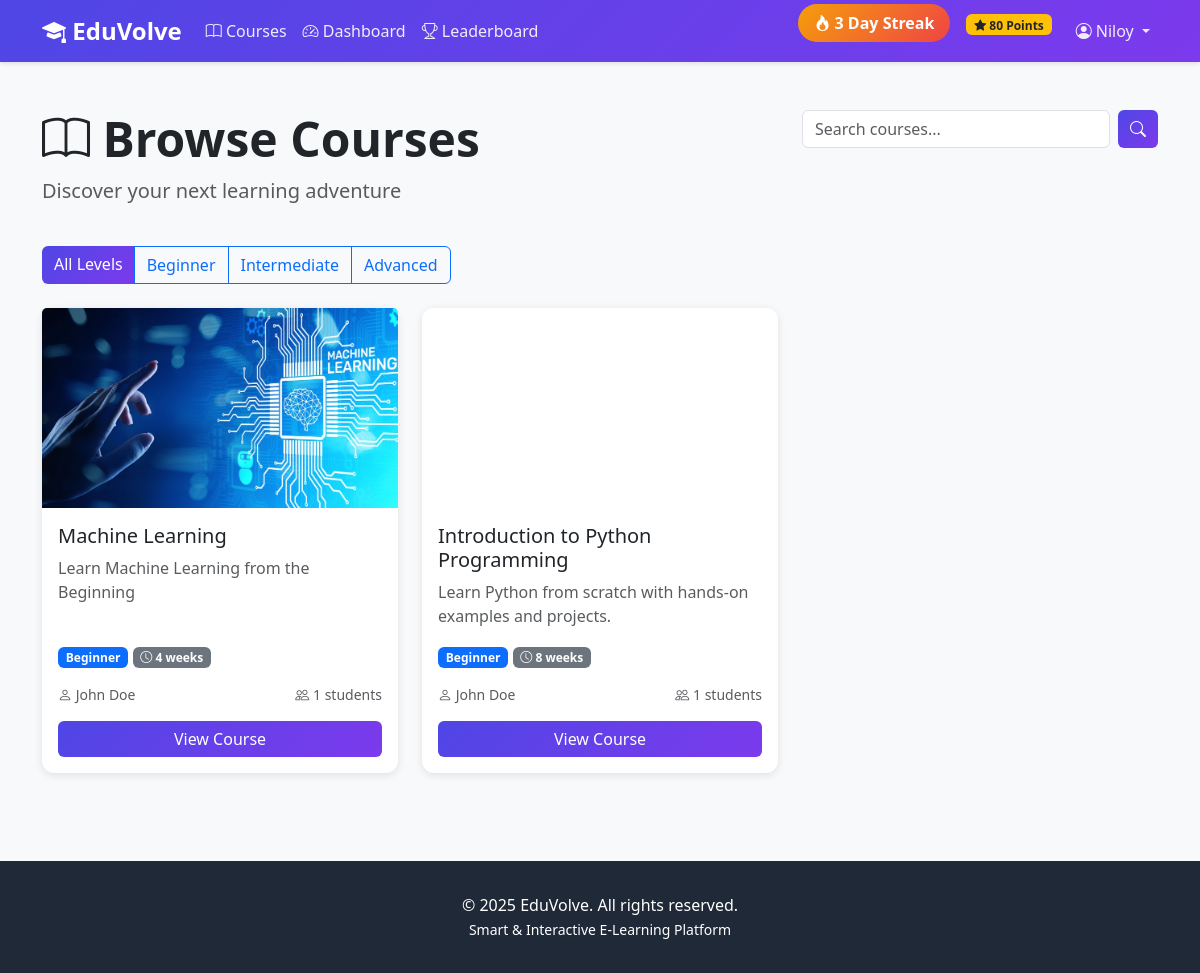
/courses/ (signed in), run on an earlier commit of the app's database.
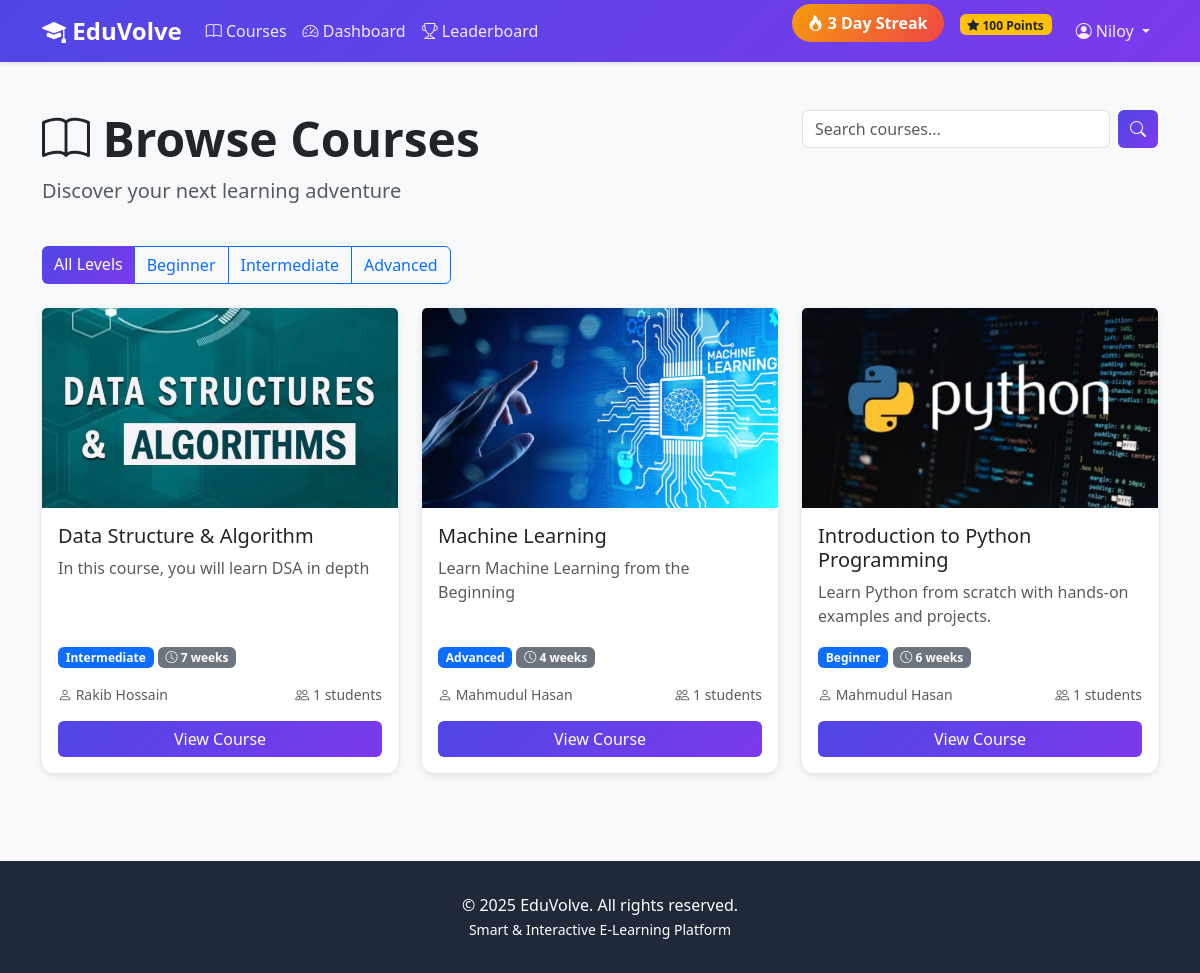
And on a later commit of the database.
### accounts/models.py (models this page shows, shortened)
class User(AbstractUser):
    class Role(models.TextChoices):
        ADMIN = 'ADMIN', 'Admin'
        INSTRUCTOR = 'INSTRUCTOR', 'Instructor'
        STUDENT = 'STUDENT', 'Student'
    role = models.CharField(
        max_length=20,
        choices=Role.choices,
        default=Role.STUDENT
    )
    bio = models.TextField(blank=True, null=True)
    profile_picture = models.ImageField(
        upload_to='profiles/',
        blank=True,
        null=True
    )
    phone = models.CharField(max_length=15, blank=True, null=True)
    date_of_birth = models.DateField(blank=True, null=True)
    total_points = models.IntegerField(default=0, validators=[MinValueValidator(0)])
    current_streak = models.IntegerField(default=0, validators=[MinValueValidator(0)])
    longest_streak = models.IntegerField(default=0, validators=[MinValueValidator(0)])
    last_activity_date = models.DateField(blank=True, null=True)
    created_at = models.DateTimeField(auto_now_add=True)
    updated_at = models.DateTimeField(auto_now=True)
    class Meta:
        ordering = ['-date_joined']
    def is_student(self):
        return self.role == self.Role.STUDENT

### courses/models.py (models this page shows, shortened)
class Course(models.Model):
    class Level(models.TextChoices):
        BEGINNER = 'BEGINNER', 'Beginner'
        INTERMEDIATE = 'INTERMEDIATE', 'Intermediate'
        ADVANCED = 'ADVANCED', 'Advanced'
    title = models.CharField(max_length=200)
    description = models.TextField()
    instructor = models.ForeignKey(
        User,
        on_delete=models.CASCADE,
        related_name='courses_taught',
        limit_choices_to={'role': 'INSTRUCTOR'}
    )
    thumbnail = models.ImageField(upload_to='course_thumbnails/', blank=True, null=True)
    level = models.CharField(max_length=20, choices=Level.choices, default=Level.BEGINNER)
    duration_weeks = models.IntegerField(default=4, validators=[MinValueValidator(1)])
    is_published = models.BooleanField(default=False)
    created_at = models.DateTimeField(auto_now_add=True)
    updated_at = models.DateTimeField(auto_now=True)
    class Meta:
        ordering = ['-created_at']
    def get_enrolled_count(self):
        return self.enrollments.filter(is_active=True).count()

### courses/views.py (the view)
# urls.py: path('', views.course_list, name='course_list'),
@login_required
def course_list(request):
    courses = Course.objects.filter(
        is_published=True).select_related('instructor')
    search_query = request.GET.get('search', '')
    if search_query:
        courses = courses.filter(
            Q(title__icontains=search_query) |
            Q(description__icontains=search_query)
        )
    level = request.GET.get('level', '')
    if level:
        courses = courses.filter(level=level)
    context = {
        'courses': courses,
        'search_query': search_query,
        'level': level,
    }
    return render(request, 'courses/course_list.html', context)

### templates/courses/course_list.html (shortened to what this page needs)
{% extends 'base.html' %}
{% block content %}
<div class="container my-5">
    <div class="row mb-4">
        <div class="col-md-8">
            <h1 class="display-5 fw-bold">
                <i class="bi bi-book"></i> Browse Courses
            </h1>
            <p class="lead text-muted">Discover your next learning adventure</p>
        </div>
        <div class="col-md-4">
            <form method="get" class="d-flex">
                <input type="text" name="search" class="form-control me-2" placeholder="Search courses..." value="{{ search_query }}">
                <button type="submit" class="btn btn-primary">
                    <i class="bi bi-search"></i>
                </button>
            </form>
        </div>
    </div>
    <div class="row mb-4">
        <div class="col-12">
            <div class="btn-group" role="group">
                <a href="?level=" class="btn {% if not level %}btn-primary{% else %}btn-outline-primary{% endif %}">
                    All Levels
                </a>
                <a href="?level=BEGINNER" class="btn {% if level == 'BEGINNER' %}btn-primary{% else %}btn-outline-primary{% endif %}">
                    Beginner
                </a>
                <a href="?level=INTERMEDIATE" class="btn {% if level == 'INTERMEDIATE' %}btn-primary{% else %}btn-outline-primary{% endif %}">
                    Intermediate
                </a>
                <a href="?level=ADVANCED" class="btn {% if level == 'ADVANCED' %}btn-primary{% else %}btn-outline-primary{% endif %}">
                    Advanced
                </a>
            </div>
        </div>
    </div>
    <div class="row">
        {% for course in courses %}
        <div class="col-md-6 col-lg-4 mb-4">
            <div class="card h-100">
                {% if course.thumbnail %}
                <img src="{{ course.thumbnail.url }}" class="card-img-top" alt="{{ course.title }}" style="height: 200px; object-fit: cover;">
                {% else %}
                <div class="bg-gradient text-white p-5 text-center" style="background: linear-gradient(135deg, #4f46e5, #7c3aed); height: 200px;">
                    <i class="bi bi-book display-1"></i>
                </div>
                {% endif %}
                <div class="card-body d-flex flex-column">
                    <h5 class="card-title">{{ course.title }}</h5>
                    <p class="card-text text-muted flex-grow-1">
                        {{ course.description|truncatewords:20 }}
                    </p>
                    <div class="mb-3">
                        <span class="badge bg-primary">{{ course.get_level_display }}</span>
                        <span class="badge bg-secondary">
                            <i class="bi bi-clock"></i> {{ course.duration_weeks }} weeks
                        </span>
                    </div>
                    <div class="d-flex justify-content-between align-items-center mb-3">
                        <small class="text-muted">
                            <i class="bi bi-person"></i> {{ course.instructor.get_full_name|default:course.instructor.username }}
                        </small>
                        <small class="text-muted">
                            <i class="bi bi-people"></i> {{ course.get_enrolled_count }} students
                        </small>
                    </div>
                    <a href="{% url 'courses:course_detail' course.id %}" class="btn btn-primary w-100">
                        View Course
                    </a>
                </div>
            </div>
        </div>
        {% endfor %}
    </div>
</div>
{% endblock %}

### templates/base.html (shortened to what this page needs)
<!DOCTYPE html>
<html lang="en">
<head>
    <link href="https://cdn.jsdelivr.net/npm/bootstrap@5.3.0/dist/css/bootstrap.min.css" rel="stylesheet">
    <link rel="stylesheet" href="https://cdn.jsdelivr.net/npm/bootstrap-icons@1.10.0/font/bootstrap-icons.css">
</head>
<body>
    <nav class="navbar navbar-expand-lg navbar-dark">
        <div class="container">
            <a class="navbar-brand" href="{% url 'home' %}">
                <i class="bi bi-mortarboard-fill"></i> EduVolve
            </a>
            <div class="collapse navbar-collapse" id="navbarNav">
                <ul class="navbar-nav me-auto">
                    <li class="nav-item">
                        <a class="nav-link" href="{% url 'courses:course_list' %}">
                            <i class="bi bi-book"></i> Courses
                        </a>
                    </li>
                    {% if user.is_authenticated %}
                        <li class="nav-item">
                            <a class="nav-link" href="{% url 'courses:dashboard' %}">
                                <i class="bi bi-speedometer2"></i> Dashboard
                            </a>
                        </li>
                        {% if user.is_student %}
                        <li class="nav-item">
                            <a class="nav-link" href="{% url 'accounts:leaderboard' %}">
                                <i class="bi bi-trophy"></i> Leaderboard
                            </a>
                        </li>
                        {% endif %}
                    {% endif %}
                </ul>
                <ul class="navbar-nav">
                    {% if user.is_authenticated %}
                        {% if user.is_student %}
                        <li class="nav-item me-3">
                            <span class="streak-badge">
                                <i class="bi bi-fire"></i> {{ user.current_streak }} Day Streak
                            </span>
                        </li>
                        <li class="nav-item me-3">
                            <span class="badge bg-warning text-dark">
                                <i class="bi bi-star-fill"></i> {{ user.total_points }} Points
                            </span>
                        </li>
                        {% endif %}
                        <li class="nav-item dropdown">
                            <a class="nav-link dropdown-toggle" href="#" id="navbarDropdown" role="button" data-bs-toggle="dropdown">
                                <i class="bi bi-person-circle"></i> {{ user.username }}
                            </a>
                        </li>
                    {% endif %}
                </ul>
            </div>
        </div>
    </nav>
    <main>
        {% block content %}{% endblock %}
    </main>
    <footer class="footer">
        <div class="container text-center">
            <p class="mb-0">&copy; 2025 EduVolve. All rights reserved.</p>
            <p class="mb-0">
                <small>Smart & Interactive E-Learning Platform</small>
            </p>
        </div>
    </footer>
</body>
</html>

### templates/base.html (style rules this page uses)
:root { --primary-color: #4f46e5; --secondary-color: #7c3aed; --success-color: #10b981; --danger-color: #ef4444; --warning-color: #f59e0b; }
body { font-family: 'Segoe UI', Tahoma, Geneva, Verdana, sans-serif; background-color: #f8f9fa; }
.navbar { background: linear-gradient(135deg, var(--primary-color), var(--secondary-color)); box-shadow: 0 2px 4px rgba(0,0,0,0.1); position: relative; z-index: 1030; }
.navbar-brand { font-size: 1.5rem; font-weight: bold; color: white !important; }
.nav-link { color: rgba(255,255,255,0.9) !important; transition: color 0.3s; }
.btn-primary { background: linear-gradient(135deg, var(--primary-color), var(--secondary-color)); border: none; }
.card { border: none; border-radius: 12px; box-shadow: 0 2px 8px rgba(0,0,0,0.1); transition: transform 0.3s, box-shadow 0.3s; }
.streak-badge { background: linear-gradient(135deg, #f59e0b, #ef4444); color: white; padding: 0.5rem 1rem; border-radius: 20px; font-weight: bold; }
.footer { background-color: #1f2937; color: white; padding: 2rem 0; margin-top: 4rem; }

What changed in the data, as far as the page shows it:
changed User "Niloy": total_points "80" → "100"
added Course: thumbnail (picture), title "Data Structure & Algorithm", description "In this course, you will learn DSA in depth", level "Intermediate", duration_weeks "7", instructor.get_full_name "Rakib Hossain", get_enrolled_count "1"
changed Course "Machine Learning": level "Beginner" → "Advanced"; instructor.get_full_name "John Doe" → "Mahmudul Hasan"
changed Course "Introduction to Python Programming": thumbnail: picture added; duration_weeks "8" → "6"; instructor.get_full_name "John Doe" → "Mahmudul Hasan"
